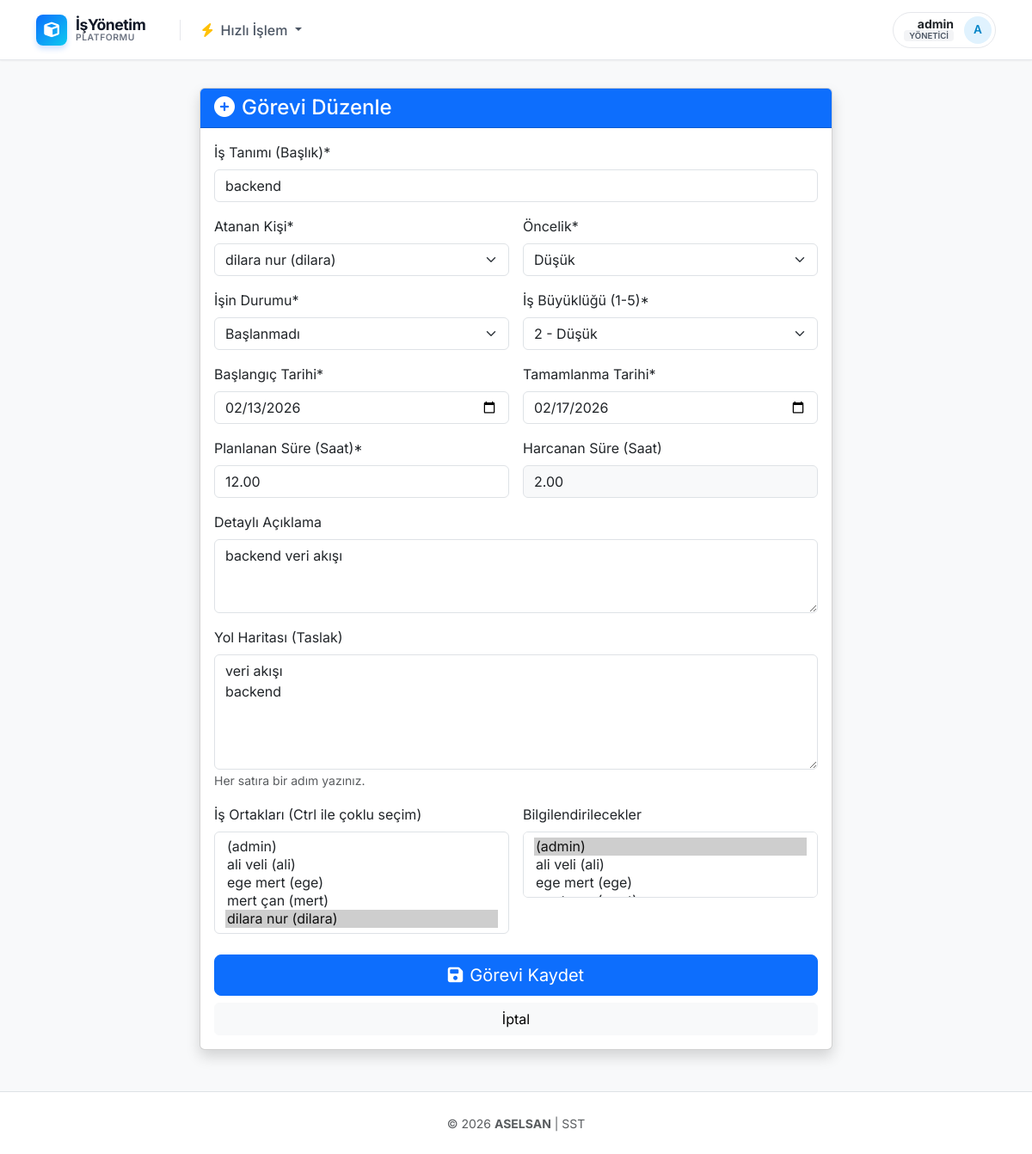
Page /task/8/edit/ (signed in) on the committed database.
### core/models.py (models this page shows, shortened)
class CustomUser(AbstractUser):
    ROLE_CHOICES = (
        ('employee', 'Çalışan'),
        ('manager', 'Ekip Yöneticisi'),
    )
    TEAM_CHOICES = (
        ('team1', 'Yazılım Geliştirme Ekibi'),
        ('team2', 'Test ve Kalite Ekibi'),
        ('team3', 'DevOps Ekibi'),
    )
    role = models.CharField(max_length=20, choices=ROLE_CHOICES, default='employee', verbose_name='Rolü')
    title = models.CharField(max_length=100, verbose_name='Unvan / Sicil Bilgisi', blank=True)
    team = models.CharField(max_length=50, choices=TEAM_CHOICES, verbose_name='Ekip', blank=True, null=True)
    def __str__(self):
        return f"{self.first_name} {self.last_name} ({self.username})"
    class Meta:
        verbose_name = 'Kullanıcı'
        verbose_name_plural = 'Kullanıcılar'

class Task(models.Model):
    PRIORITY_CHOICES = (
        ('yuksek', 'Yüksek'),
        ('orta', 'Orta'),
        ('dusuk', 'Düşük'),
    )
    STATUS_CHOICES = (
        ('baslanmadi', 'Başlanmadı'),
        ('calisiliyor', 'Üzerinde Çalışılıyor'),
        ('duraklatildi', 'Duraklatıldı'),
        ('tamamlandi', 'Tamamlandı'),
        ('iptal', 'İptal Edildi'),
    )
    SIZE_CHOICES = (
        (1, '1 - En Düşük'),
        (2, '2 - Düşük'),
        (3, '3 - Orta'),
        (4, '4 - Yüksek'),
        (5, '5 - En Yüksek'),
    )
    title = models.CharField(max_length=200, verbose_name='İş Tanımı')
    description = models.TextField(verbose_name='Detaylı Açıklama', blank=True)
    priority = models.CharField(max_length=20, choices=PRIORITY_CHOICES, verbose_name='Öncelik')
    status = models.CharField(max_length=20, choices=STATUS_CHOICES, default='baslanmadi', verbose_name='İşin Durumu')
    size = models.IntegerField(choices=SIZE_CHOICES, verbose_name='İş Büyüklüğü (1-5)')
    start_date = models.DateField(verbose_name='Başlangıç Tarihi')
    due_date = models.DateField(verbose_name='Tamamlanma Tarihi')
    created_at = models.DateTimeField(auto_now_add=True, verbose_name='Oluşturulma Zamanı')
    updated_at = models.DateTimeField(auto_now=True, verbose_name='Son Güncelleme')
    created_by = models.ForeignKey(CustomUser, on_delete=models.CASCADE, related_name='created_tasks', verbose_name='Oluşturan Yönetici')
    assigned_to = models.ForeignKey(CustomUser, on_delete=models.CASCADE, related_name='assigned_tasks', verbose_name='Atanan Çalışan')
    partners = models.ManyToManyField(CustomUser, related_name='partner_tasks', blank=True, verbose_name='İş Ortakları')
    informees = models.ManyToManyField(CustomUser, related_name='informed_tasks', blank=True, verbose_name='Bilgilendirilecek Kişiler')
    planned_hours = models.DecimalField(max_digits=6, decimal_places=2, verbose_name='Planlanan Süre (Saat)')
    spent_hours = models.DecimalField(max_digits=6, decimal_places=2, default=0, verbose_name='Harcanan Süre (Saat)')
    class Meta:
        verbose_name = 'Görev'
        verbose_name_plural = 'Görevler'
        ordering = ['-created_at']

### core/views.py (the view)
# urls.py: path('task/<int:pk>/edit/', views.update_task, name='update_task'),
@login_required
def update_task(request, pk):
    task = get_object_or_404(Task, pk=pk)
    is_partner = task.partners.filter(id=request.user.id).exists()
    if request.user.role == 'employee' and task.assigned_to != request.user and not is_partner:
         messages.error(request, "Bu görevi düzenleme yetkiniz yok!")
         return redirect('home')
    if request.method == 'POST':
        form = TaskForm(request.POST, instance=task, user=request.user)
        if form.is_valid():
            task = form.save()
            roadmap_text = form.cleaned_data.get('roadmap_summary')
            if roadmap_text:
                task.roadmap.all().delete()
                steps = roadmap_text.split('\n')
                for i, step in enumerate(steps, 1):
                    if step.strip():
                        RoadmapItem.objects.create(task=task, order=i, description=step.strip())
            recipients = [task.created_by.email]
            if task.assigned_to != request.user: recipients.append(task.assigned_to.email)
            recipients.extend([p.email for p in task.partners.all() if p.email])
            recipients.extend([p.email for p in task.informees.all() if p.email])
            if recipients:
                send_mail(
                    f'Görev Güncellendi: {task.title}',
                    f"'{task.title}' görevinde güncelleme yapıldı.",
                    settings.DEFAULT_FROM_EMAIL,
                    list(set(recipients)),
                    fail_silently=True
                )
            messages.success(request, 'Görev başarıyla güncellendi.')
            return redirect('task_detail', pk=task.pk)
    else:
        initial_roadmap = "".join([f"{item.description}\n" for item in task.roadmap.all()])
        form = TaskForm(instance=task, user=request.user, initial={'roadmap_summary': initial_roadmap})
    return render(request, 'task_form.html', {'form': form, 'page_title': 'Görevi Düzenle'})

### templates/task_form.html (shortened to what this page needs)
{% extends 'base.html' %}
{% block content %}
<div class="row justify-content-center">
    <div class="col-md-8">
        <div class="card shadow">
            <div class="card-header bg-primary text-white">
                <h4 class="mb-0"><i class="fas fa-plus-circle me-2"></i>{{ page_title }}</h4>
            </div>
            <div class="card-body">
                <form method="post">
                    <div class="row g-3">
                        <div class="col-12">
                            <label class="form-label">İş Tanımı (Başlık)*</label>
                            {{ form.title }}
                        </div>
                        <div class="col-md-6">
                            <label class="form-label">Atanan Kişi*</label>
                            {{ form.assigned_to }}
                        </div>
                        <div class="col-md-6">
                            <label class="form-label">Öncelik*</label>
                            {{ form.priority }}
                        </div>
                        <div class="col-md-6">
                            <label class="form-label">İşin Durumu*</label>
                            {{ form.status }}
                        </div>
                        <div class="col-md-6">
                            <label class="form-label">İş Büyüklüğü (1-5)*</label>
                            {{ form.size }}
                        </div>
                        <div class="col-md-6">
                            <label class="form-label">Başlangıç Tarihi*</label>
                            {{ form.start_date }}
                        </div>
                        <div class="col-md-6">
                            <label class="form-label">Tamamlanma Tarihi*</label>
                            {{ form.due_date }}
                        </div>
                        <div class="col-md-6">
                            <label class="form-label">Planlanan Süre (Saat)*</label>
                            {{ form.planned_hours }}
                        </div>
                        <div class="col-md-6">
                            <label class="form-label">Harcanan Süre (Saat)</label>
                            {{ form.spent_hours }}
                        </div>
                        <div class="col-12">
                            <label class="form-label">Detaylı Açıklama</label>
                            {{ form.description }}
                        </div>
                        <div class="col-12">
                            <label class="form-label">Yol Haritası (Taslak)</label>
                            {{ form.roadmap_summary }}
                            <small class="text-muted">Her satıra bir adım yazınız.</small>
                        </div>
                        <div class="col-md-6">
                            <label class="form-label">İş Ortakları (Ctrl ile çoklu seçim)</label>
                            {{ form.partners }}
                        </div>
                         <div class="col-md-6">
                            <label class="form-label">Bilgilendirilecekler</label>
                            {{ form.informees }}
                        </div>
                    </div>
                    <div class="d-grid gap-2 mt-4">
                        <button type="submit" class="btn btn-primary btn-lg">
                            <i class="fas fa-save me-2"></i>Görevi Kaydet
                        </button>
                        <a href="{% url 'home' %}" class="btn btn-light">İptal</a>
                    </div>
                </form>
            </div>
        </div>
    </div>
</div>
{% endblock %}

### templates/base.html (shortened to what this page needs)
<!DOCTYPE html>
<html lang="tr">
<head>
    <link href="https://cdn.jsdelivr.net/npm/bootstrap@5.3.0/dist/css/bootstrap.min.css" rel="stylesheet">
    <link rel="stylesheet" href="https://cdnjs.cloudflare.com/ajax/libs/font-awesome/6.4.0/css/all.min.css">
</head>
<body>
    <nav class="navbar navbar-expand-lg sticky-top">
        <div class="container">
            <a class="navbar-brand" href="{% url 'home' %}">
                <div class="brand-icon">
                    <i class="fas fa-cube"></i>
                </div>
                <div class="brand-text">
                    <span class="brand-title">İşYönetim</span>
                    <span class="brand-subtitle">PLATFORMU</span>
                </div>
            </a>
            <div class="collapse navbar-collapse" id="navbarNav">
                {% if user.is_authenticated %}
                <ul class="navbar-nav me-auto">
                    <li class="nav-item dropdown">
                        <a class="nav-link dropdown-toggle" href="#" role="button" data-bs-toggle="dropdown">
                            <i class="fas fa-bolt text-warning me-1"></i> Hızlı İşlem
                        </a>
                    </li>
                </ul>
                {% endif %}
                <ul class="navbar-nav ms-auto align-items-center">
                    {% if user.is_authenticated %}
                        <li class="nav-item dropdown">
                            <div class="user-profile-btn" data-bs-toggle="dropdown" aria-expanded="false">
                                <div class="d-flex flex-column align-items-end lh-1 me-1">
                                    <span class="fw-bold small text-dark">{{ user.get_full_name|default:user.username }}</span>
                                    <span class="role-badge" style="font-size: 0.6rem;">
                                        {% if user.role == 'manager' %}Yönetici{% else %}Çalışan{% endif %}
                                    </span>
                                </div>
                                <div class="user-avatar">
                                    {{ user.first_name|first|default:user.username|first|upper }}
                                </div>
                            </div>
                        </li>
                    {% endif %}
                </ul>
            </div>
        </div>
    </nav>
    <div class="container main-container">
        {% block content %}
        {% endblock %}
    </div>
    <footer class="py-4 mt-auto bg-white border-top">
        <div class="container text-center">
            <small class="text-muted">
                &copy; 2026 <strong>ASELSAN</strong> | SST
            </small>
        </div>
    </footer>
</body>
</html>

### templates/base.html (style rules this page uses)
:root { --primary-color: #0d6efd; --primary-hover: #0b5ed7; --secondary-bg: #f8f9fa; --text-dark: #1f2937; --navbar-height: 70px; }
body { background-color: var(--secondary-bg); font-family: 'Inter', sans-serif; color: var(--text-dark); display: flex; flex-direction: column; min-height: 100vh; }
.navbar { background-color: #ffffff; height: var(--navbar-height); box-shadow: 0 1px 2px 0 rgba(0, 0, 0, 0.05); border-bottom: 1px solid #e5e7eb; }
.navbar-brand { display: flex; align-items: center; gap: 10px; padding: 0; margin-right: 1.5rem; text-decoration: none; }
.brand-icon { width: 36px; height: 36px; background: linear-gradient(135deg, #0d6efd, #0dcaf0); color: white; border-radius: 8px; display: flex; align-items: center; justify-content: center; font-size: 1.1rem; box-shadow: 0 4px 6px rgba(13, 110, 253, 0.2); }
.brand-text { display: flex; flex-direction: column; line-height: 1.1; }
.brand-title { font-weight: 700; font-size: 1.1rem; color: #111827; letter-spacing: -0.025em; }
.brand-subtitle { font-size: 0.65rem; font-weight: 600; text-transform: uppercase; color: #6b7280; letter-spacing: 0.05em; }
.nav-link { font-weight: 500; color: #4b5563; padding: 0.5rem 1rem; border-radius: 6px; transition: all 0.2s; }
.user-profile-btn { background-color: transparent; border: 1px solid #e5e7eb; border-radius: 50px; padding: 4px 4px 4px 12px; display: flex; align-items: center; gap: 8px; transition: all 0.2s; cursor: pointer; }
.user-avatar { width: 32px; height: 32px; background-color: #e0f2fe; color: #0284c7; border-radius: 50%; display: flex; align-items: center; justify-content: center; font-size: 0.85rem; font-weight: 600; }
.role-badge { font-size: 0.65rem; padding: 2px 6px; border-radius: 4px; background-color: #f3f4f6; color: #4b5563; font-weight: 600; text-transform: uppercase; }
.main-container { flex: 1; padding-top: 2rem; padding-bottom: 3rem; }

### rows in the picture
CustomUser: get_full_name "admin", first_name|first "A"
Task: title "backend", assigned_to "dilara nur (dilara)", priority "Düşük", status "Başlanmadı", size "2 - Düşük", start_date "02/13/2026", due_date "02/17/2026", planned_hours "12.00", spent_hours "2.00", description "backend veri akışı"

### other values in the picture
{{ page_title }} "Görevi Düzenle"
